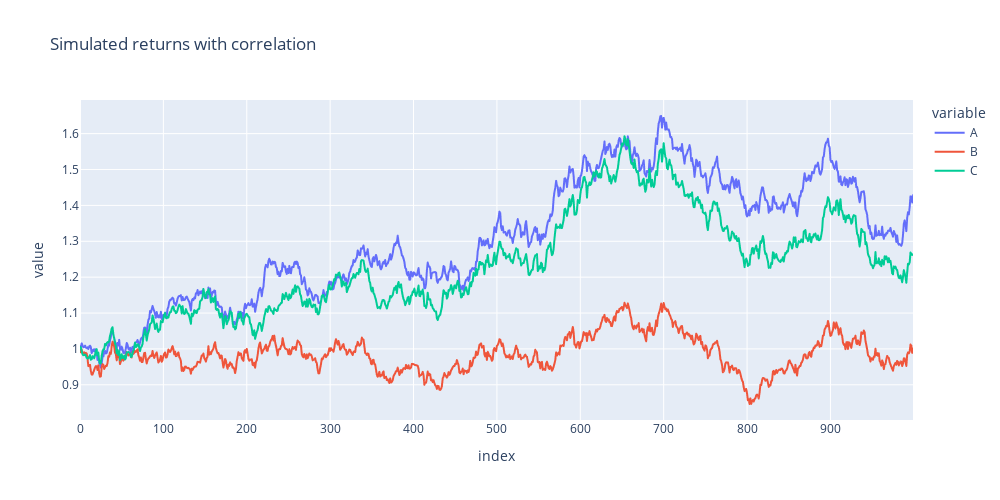

The notebook cell this image was saved under:
### Code cell
sim_cum_rets_plot = px.line((1+sim_corr_rets).cumprod(), title='Simulated returns with correlation', width=1000, height=500)
sim_cum_rets_plot.show()

### Figure 1 — Plotly figure (JSON) as saved in the notebook; plotly's stock layout.template omitted (floating-point values rounded to 4 significant figures; data arrays with more than 128 entries replaced by an {"elided": "..."} marker saying what was removed)
{"data": [{"hovertemplate": "variable=A<br>index=%{x}<br>value=%{y}<extra></extra>", "legendgroup": "A", "line": {"color": "#636efa", "dash": "solid"}, "marker": {"symbol": "circle"}, "mode": "lines", "name": "A", "showlegend": true, "type": "scattergl", "x": {"elided": "1000 int values"}, "xaxis": "x", "y": {"elided": "1000 float values"}, "yaxis": "y"}, {"hovertemplate": "variable=B<br>index=%{x}<br>value=%{y}<extra></extra>", "legendgroup": "B", "line": {"color": "#EF553B", "dash": "solid"}, "marker": {"symbol": "circle"}, "mode": "lines", "name": "B", "showlegend": true, "type": "scattergl", "x": {"elided": "1000 int values"}, "xaxis": "x", "y": {"elided": "1000 float values"}, "yaxis": "y"}, {"hovertemplate": "variable=C<br>index=%{x}<br>value=%{y}<extra></extra>", "legendgroup": "C", "line": {"color": "#00cc96", "dash": "solid"}, "marker": {"symbol": "circle"}, "mode": "lines", "name": "C", "showlegend": true, "type": "scattergl", "x": {"elided": "1000 int values"}, "xaxis": "x", "y": {"elided": "1000 float values"}, "yaxis": "y"}], "layout": {"height": 500, "legend": {"title": {"text": "variable"}, "tracegroupgap": 0}, "title": {"text": "Simulated returns with correlation"}, "width": 1000, "xaxis": {"anchor": "y", "domain": [0, 1], "title": {"text": "index"}}, "yaxis": {"anchor": "x", "domain": [0, 1], "title": {"text": "value"}}}}
